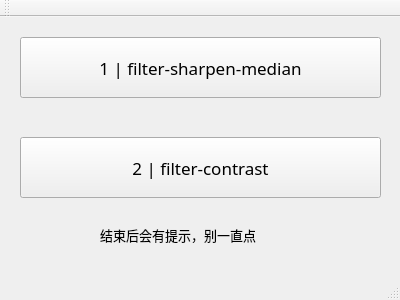
<?xml version="1.0" encoding="UTF-8"?>
<ui version="4.0">
 <class>imageEnhance</class>
 <widget class="QMainWindow" name="imageEnhance">
  <property name="geometry">
   <rect>
    <x>0</x>
    <y>0</y>
    <width>400</width>
    <height>300</height>
   </rect>
  </property>
  <property name="focusPolicy">
   <enum>Qt::StrongFocus</enum>
  </property>
  <property name="windowTitle">
   <string>imageEnhance</string>
  </property>
  <widget class="QWidget" name="centralWidget">
   <widget class="QPushButton" name="means1">
    <property name="geometry">
     <rect>
      <x>20</x>
      <y>20</y>
      <width>361</width>
      <height>61</height>
     </rect>
    </property>
    <property name="font">
     <font>
      <family>Adobe 繁黑體 Std B</family>
      <pointsize>13</pointsize>
     </font>
    </property>
    <property name="text">
     <string>1 | filter-sharpen-median</string>
    </property>
   </widget>
   <widget class="QPushButton" name="means2">
    <property name="geometry">
     <rect>
      <x>20</x>
      <y>120</y>
      <width>361</width>
      <height>61</height>
     </rect>
    </property>
    <property name="font">
     <font>
      <family>Adobe 繁黑體 Std B</family>
      <pointsize>13</pointsize>
     </font>
    </property>
    <property name="text">
     <string>2 | filter-contrast</string>
    </property>
   </widget>
   <widget class="QLabel" name="label">
    <property name="geometry">
     <rect>
      <x>100</x>
      <y>210</y>
      <width>221</width>
      <height>16</height>
     </rect>
    </property>
    <property name="font">
     <font>
      <family>.萍方-简</family>
      <pointsize>10</pointsize>
     </font>
    </property>
    <property name="text">
     <string>结束后会有提示，别一直点</string>
    </property>
   </widget>
  </widget>
  <widget class="QMenuBar" name="menuBar">
   <property name="geometry">
    <rect>
     <x>0</x>
     <y>0</y>
     <width>400</width>
     <height>23</height>
    </rect>
   </property>
  </widget>
  <widget class="QToolBar" name="mainToolBar">
   <attribute name="toolBarArea">
    <enum>TopToolBarArea</enum>
   </attribute>
   <attribute name="toolBarBreak">
    <bool>false</bool>
   </attribute>
  </widget>
  <widget class="QStatusBar" name="statusBar"/>
 </widget>
 <layoutdefault spacing="6" margin="11"/>
 <resources/>
 <connections/>
</ui>
